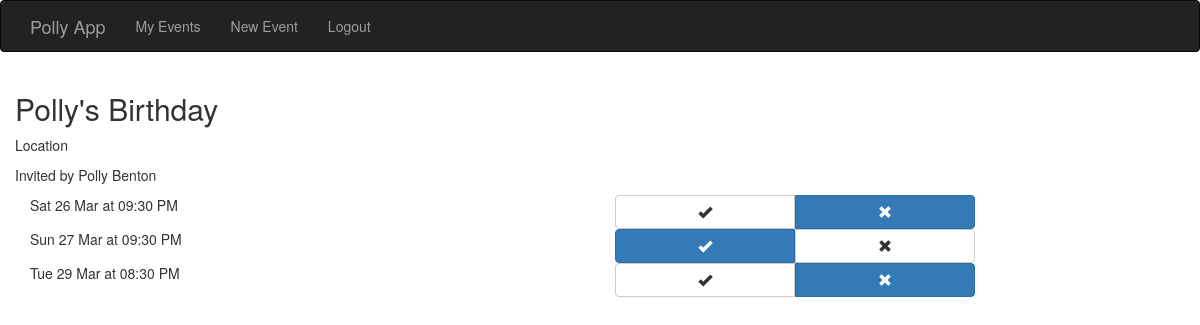
Screenshot of /event_details/1 (signed in) with the database file from the repository.
### app/models.py (models this page shows, shortened)
class Event(db.Model):
	__tablename__ = "events"
	id = db.Column(db.Integer, primary_key=True)
	name = db.Column(db.String(120), unique=False)
	admin_id = db.Column(db.Integer, db.ForeignKey("users.id"))
	deleted = db.Column(db.Boolean, unique=False, default = False)
	invites_sent = db.Column(db.Boolean, unique=False, default = False)
	eventdates = db.relationship('EventDate', backref=db.backref('event', lazy='select'))  #RELATIONSHIP DECLARATION

class User(UserMixin, db.Model):
	__tablename__ = "users"
	id = db.Column(db.Integer, primary_key=True)
	firstname = db.Column(db.String(64), unique=False)
	surname = db.Column(db.String(64), unique=False)
	email = db.Column(db.String(120), index=True, unique=True)
	phone = db.Column(db.String(120), index=True, unique=True)
	group = db.Column(db.String(64), index=True, unique=False)
	password_hash = db.Column(db.String(128))
	events = db.relationship("Event",backref="user",lazy="select") #RELATIONSHIP DECLARATION
	eventsinvites = db.relationship("EventInvite",backref="user",lazy="select") #RELATIONSHIP DECLARATION
	@property
	def password(self):
		raise AttributeError("password is not a readable attribute")

class EventDate(db.Model):
	__tablename__ = "eventdates"
	id = db.Column(db.Integer, primary_key=True)
	event_id = db.Column(db.Integer, db.ForeignKey("events.id"))
	date = db.Column(db.DateTime, unique=False)
	location = db.Column(db.String(120), unique=False)
	confirmed = db.Column(db.Boolean, unique=False, default = False)
	eventinvites = db.relationship('EventInvite', backref=db.backref('eventdate', lazy='select'))  #RELATIONSHIP DECLARATION

class EventInvite(db.Model):
	__tablename__ = "eventinvites"
	id = db.Column(db.Integer, primary_key=True)
	eventdate_id = db.Column(db.Integer, db.ForeignKey("eventdates.id"))
	invited_id = db.Column(db.Integer, db.ForeignKey("users.id"))
	status =  db.Column(db.Integer, unique=False) #1 is attending, 0 is not replied, -1 is not attending

### app/views.py (the view)
@app.route('/event_details/<int:event_id>', methods=['GET', 'POST'])
@login_required
def event_details(event_id):
	event = Event.query.filter_by(id = event_id).first()
	eventdates = EventDate.query.filter_by(event_id = event_id).all()
	eventdates.sort(key = lambda r: r.date)
	invitees = EventInvite.query.join(EventDate).filter_by(event_id = event_id).all()
	admin = User.query.filter_by(id = event.admin_id).first()
	if event.admin_id == current_user.id:
		return render_template("event_details_admin.html", title="Event_details", event = event , eventdates = eventdates, invitees = invitees, admin = admin)
	elif current_user.id in [invitee.invited_id for invitee in invitees]:
		return render_template("event_details_invited.html", title="Event_details", event = event , eventdates = eventdates, invitees = invitees, admin = admin)
	else:
		return "You are not admin or invited to " + event.name

### app/models.py (called while the page is built)
@login_manager.user_loader
def load_user(user_id):
	return User.query.get(int(user_id))

### app/templates/event_details_invited.html
{% extends "base.html" %}
{% block content %}
 <div class = "container">
	<div class = "row">
		<h2> {{ event.name }} </h2>
		<p> Location </p>
		<p> Invited by {{ admin.firstname}} {{ admin.surname}} </p>
	</div>
	{%for eventdate in eventdates%}
	<div class = "row">
		<div class = "col-xs-6">
			{{eventdate.date.strftime("%a %d %b")}} at {{eventdate.date.strftime("%I:%M %p")}}
		</div>
		<div class = "col-xs-4">
			<div class = "btn-group btn-group-justified">
				{%for invitee in invitees%}
				{%if invitee.eventdate.id == eventdate.id and invitee.invited_id == current_user.id %}
					{%if invitee.status == 1%}
						<a href="{{url_for("confirm_attending", eventinvite_id = invitee.id)}}" class="btn btn-primary btn-block ">
							<span class="glyphicon glyphicon-ok"></span>
						</a>
					{%elif invitee.status != 1%}
						<a href="{{url_for("confirm_attending", eventinvite_id = invitee.id)}}" class="btn btn-default btn-block ">
							<span class="glyphicon glyphicon-ok"></span>
						</a>
					{%endif%}
					{%if invitee.status == -1%}
						<a href="{{url_for("cant_make_it", eventinvite_id = invitee.id)}}" class="btn btn-primary btn-block ">
							<span class="glyphicon glyphicon-remove"></span>
						</a>
					{%elif invitee.status != -1%}
						<a href="{{url_for("cant_make_it", eventinvite_id = invitee.id)}}" class="btn btn-default btn-block ">
							<span class="glyphicon glyphicon-remove"></span>
						</a>
					{%endif%}
				{%endif%}
				{%endfor%}
			</div>
		</div>
	</div>
	{%endfor%}
{% endblock %}

### rows the page displays
Event: name "Polly's Birthday"
User: firstname "Polly", surname "Benton"
EventDate: date "Sat 26 Mar", date "09:30 PM"
EventDate: date "Sun 27 Mar", date "09:30 PM"
EventDate: date "Tue 29 Mar", date "08:30 PM"
